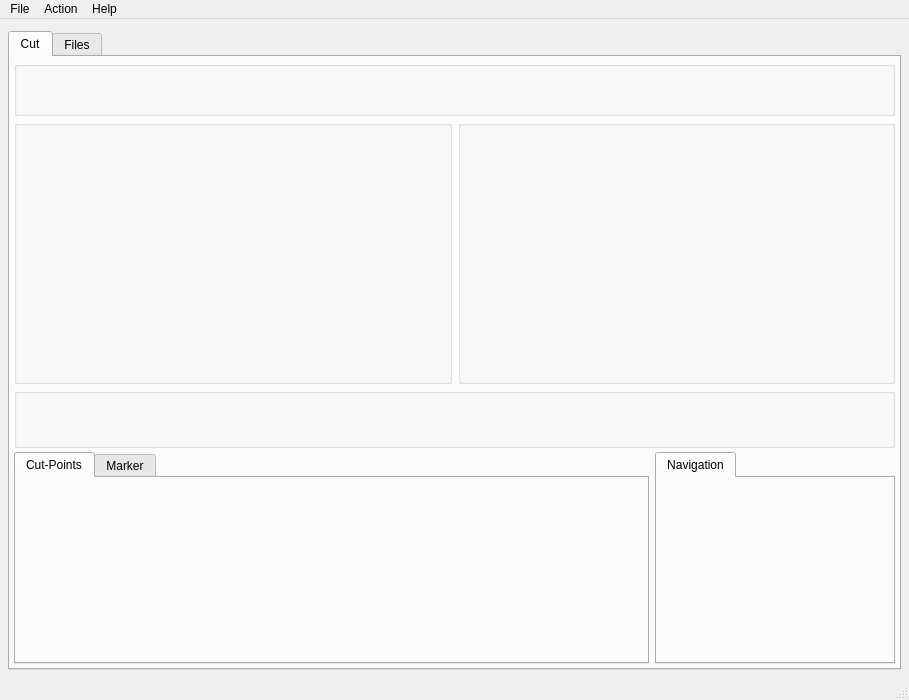
<?xml version="1.0" encoding="UTF-8"?>
<ui version="4.0">
 <class>TTCutMainWindowForm</class>
 <widget class="QMainWindow" name="TTCutMainWindowForm">
  <property name="geometry">
   <rect>
    <x>0</x>
    <y>0</y>
    <width>909</width>
    <height>700</height>
   </rect>
  </property>
  <property name="minimumSize">
   <size>
    <width>900</width>
    <height>700</height>
   </size>
  </property>
  <property name="windowTitle">
   <string>MainWindow</string>
  </property>
  <widget class="QWidget" name="centralwidget">
   <layout class="QGridLayout" name="gridLayout">
    <property name="leftMargin">
     <number>8</number>
    </property>
    <property name="topMargin">
     <number>12</number>
    </property>
    <property name="rightMargin">
     <number>8</number>
    </property>
    <property name="bottomMargin">
     <number>8</number>
    </property>
    <property name="horizontalSpacing">
     <number>4</number>
    </property>
    <property name="verticalSpacing">
     <number>6</number>
    </property>
    <item row="0" column="0">
     <widget class="QTabWidget" name="tabFileView">
      <property name="sizePolicy">
       <sizepolicy hsizetype="Expanding" vsizetype="Expanding">
        <horstretch>1</horstretch>
        <verstretch>1</verstretch>
       </sizepolicy>
      </property>
      <property name="currentIndex">
       <number>0</number>
      </property>
      <widget class="QWidget" name="tab">
       <attribute name="title">
        <string>Cut</string>
       </attribute>
       <layout class="QGridLayout" name="gridLayout_2">
        <property name="margin">
         <number>4</number>
        </property>
        <property name="spacing">
         <number>4</number>
        </property>
        <item row="0" column="0">
         <widget class="TTCutVideoInfo" name="videoFileInfo">
          <property name="sizePolicy">
           <sizepolicy hsizetype="Expanding" vsizetype="Fixed">
            <horstretch>1</horstretch>
            <verstretch>1</verstretch>
           </sizepolicy>
          </property>
          <property name="minimumSize">
           <size>
            <width>0</width>
            <height>55</height>
           </size>
          </property>
          <property name="maximumSize">
           <size>
            <width>16777215</width>
            <height>55</height>
           </size>
          </property>
          <property name="sizeIncrement">
           <size>
            <width>1</width>
            <height>1</height>
           </size>
          </property>
          <property name="title">
           <string/>
          </property>
         </widget>
        </item>
        <item row="1" column="0">
         <layout class="QHBoxLayout" name="horizontalLayout">
          <property name="spacing">
           <number>6</number>
          </property>
          <property name="sizeConstraint">
           <enum>QLayout::SetDefaultConstraint</enum>
          </property>
          <item>
           <widget class="TTCutOutFrame" name="cutOutFrame">
            <property name="sizePolicy">
             <sizepolicy hsizetype="Preferred" vsizetype="Preferred">
              <horstretch>4</horstretch>
              <verstretch>8</verstretch>
             </sizepolicy>
            </property>
            <property name="minimumSize">
             <size>
              <width>400</width>
              <height>264</height>
             </size>
            </property>
            <property name="sizeIncrement">
             <size>
              <width>1</width>
              <height>4</height>
             </size>
            </property>
            <property name="baseSize">
             <size>
              <width>1</width>
              <height>260</height>
             </size>
            </property>
            <property name="title">
             <string/>
            </property>
           </widget>
          </item>
          <item>
           <widget class="TTCurrentFrame" name="currentFrame">
            <property name="sizePolicy">
             <sizepolicy hsizetype="Preferred" vsizetype="Preferred">
              <horstretch>4</horstretch>
              <verstretch>8</verstretch>
             </sizepolicy>
            </property>
            <property name="minimumSize">
             <size>
              <width>400</width>
              <height>264</height>
             </size>
            </property>
            <property name="sizeIncrement">
             <size>
              <width>1</width>
              <height>4</height>
             </size>
            </property>
            <property name="baseSize">
             <size>
              <width>1</width>
              <height>260</height>
             </size>
            </property>
            <property name="title">
             <string/>
            </property>
           </widget>
          </item>
         </layout>
        </item>
        <item row="2" column="0">
         <widget class="TTStreamNavigator" name="streamNavigator">
          <property name="sizePolicy">
           <sizepolicy hsizetype="Preferred" vsizetype="Fixed">
            <horstretch>0</horstretch>
            <verstretch>0</verstretch>
           </sizepolicy>
          </property>
          <property name="minimumSize">
           <size>
            <width>0</width>
            <height>60</height>
           </size>
          </property>
          <property name="maximumSize">
           <size>
            <width>16777215</width>
            <height>60</height>
           </size>
          </property>
          <property name="title">
           <string/>
          </property>
         </widget>
        </item>
        <item row="3" column="0">
         <layout class="QHBoxLayout" name="horizontalLayout_2">
          <property name="spacing">
           <number>6</number>
          </property>
          <property name="sizeConstraint">
           <enum>QLayout::SetMinimumSize</enum>
          </property>
          <item>
           <widget class="QTabWidget" name="cutListTab">
            <property name="sizePolicy">
             <sizepolicy hsizetype="Preferred" vsizetype="Minimum">
              <horstretch>4</horstretch>
              <verstretch>1</verstretch>
             </sizepolicy>
            </property>
            <property name="minimumSize">
             <size>
              <width>600</width>
              <height>180</height>
             </size>
            </property>
            <property name="maximumSize">
             <size>
              <width>16777215</width>
              <height>220</height>
             </size>
            </property>
            <property name="sizeIncrement">
             <size>
              <width>0</width>
              <height>1</height>
             </size>
            </property>
            <property name="baseSize">
             <size>
              <width>0</width>
              <height>190</height>
             </size>
            </property>
            <property name="currentIndex">
             <number>0</number>
            </property>
            <widget class="QWidget" name="tab_4">
             <attribute name="title">
              <string>Cut-Points</string>
             </attribute>
             <layout class="QGridLayout" name="gridLayout_3">
              <property name="margin">
               <number>0</number>
              </property>
              <property name="spacing">
               <number>0</number>
              </property>
              <item row="0" column="0">
               <widget class="TTCutTreeView" name="cutList" native="true">
                <property name="sizePolicy">
                 <sizepolicy hsizetype="Minimum" vsizetype="Minimum">
                  <horstretch>4</horstretch>
                  <verstretch>1</verstretch>
                 </sizepolicy>
                </property>
               </widget>
              </item>
             </layout>
            </widget>
            <widget class="QWidget" name="tab_3">
             <attribute name="title">
              <string>Marker</string>
             </attribute>
             <layout class="QGridLayout" name="gridLayout_8">
              <property name="margin">
               <number>0</number>
              </property>
              <property name="spacing">
               <number>0</number>
              </property>
              <item row="0" column="0">
               <widget class="TTMarkerTreeView" name="markerList" native="true"/>
              </item>
             </layout>
            </widget>
           </widget>
          </item>
          <item>
           <widget class="QTabWidget" name="tabWidget">
            <property name="sizePolicy">
             <sizepolicy hsizetype="Preferred" vsizetype="Minimum">
              <horstretch>1</horstretch>
              <verstretch>1</verstretch>
             </sizepolicy>
            </property>
            <property name="minimumSize">
             <size>
              <width>240</width>
              <height>180</height>
             </size>
            </property>
            <property name="maximumSize">
             <size>
              <width>240</width>
              <height>220</height>
             </size>
            </property>
            <property name="baseSize">
             <size>
              <width>0</width>
              <height>190</height>
             </size>
            </property>
            <property name="tabPosition">
             <enum>QTabWidget::North</enum>
            </property>
            <property name="currentIndex">
             <number>0</number>
            </property>
            <widget class="QWidget" name="tab_5">
             <attribute name="title">
              <string>Navigation</string>
             </attribute>
             <layout class="QGridLayout" name="gridLayout_4">
              <property name="margin">
               <number>0</number>
              </property>
              <property name="spacing">
               <number>0</number>
              </property>
              <item row="0" column="0">
               <widget class="TTCutFrameNavigation" name="navigation" native="true">
                <property name="sizePolicy">
                 <sizepolicy hsizetype="Minimum" vsizetype="Minimum">
                  <horstretch>1</horstretch>
                  <verstretch>1</verstretch>
                 </sizepolicy>
                </property>
                <property name="minimumSize">
                 <size>
                  <width>0</width>
                  <height>0</height>
                 </size>
                </property>
               </widget>
              </item>
             </layout>
            </widget>
           </widget>
          </item>
         </layout>
        </item>
       </layout>
      </widget>
      <widget class="QWidget" name="tab_2">
       <attribute name="title">
        <string>Files</string>
       </attribute>
       <layout class="QGridLayout" name="gridLayout_5">
        <property name="horizontalSpacing">
         <number>2</number>
        </property>
        <property name="verticalSpacing">
         <number>40</number>
        </property>
        <property name="margin">
         <number>4</number>
        </property>
        <item row="0" column="0">
         <widget class="QGroupBox" name="videoList">
          <property name="sizePolicy">
           <sizepolicy hsizetype="Preferred" vsizetype="Preferred">
            <horstretch>0</horstretch>
            <verstretch>4</verstretch>
           </sizepolicy>
          </property>
          <property name="title">
           <string>Video Files</string>
          </property>
          <layout class="QGridLayout" name="gridLayout_7">
           <property name="margin">
            <number>4</number>
           </property>
           <property name="spacing">
            <number>0</number>
           </property>
           <item row="0" column="0">
            <widget class="TTVideoTreeView" name="videoFileList" native="true"/>
           </item>
          </layout>
         </widget>
        </item>
        <item row="1" column="0">
         <widget class="QGroupBox" name="audioFileInfo">
          <property name="sizePolicy">
           <sizepolicy hsizetype="Preferred" vsizetype="Preferred">
            <horstretch>0</horstretch>
            <verstretch>6</verstretch>
           </sizepolicy>
          </property>
          <property name="title">
           <string>Audio Files</string>
          </property>
          <layout class="QGridLayout" name="gridLayout_6">
           <property name="margin">
            <number>4</number>
           </property>
           <property name="spacing">
            <number>0</number>
           </property>
           <item row="0" column="0">
            <widget class="TTAudioTreeView" name="audioFileList" native="true"/>
           </item>
          </layout>
         </widget>
        </item>
        <item row="2" column="0">
         <widget class="QGroupBox" name="subtitleFileInfo">
          <property name="sizePolicy">
           <sizepolicy hsizetype="Preferred" vsizetype="Preferred">
            <horstretch>0</horstretch>
            <verstretch>4</verstretch>
           </sizepolicy>
          </property>
          <property name="title">
           <string>Subtitle Files</string>
          </property>
          <layout class="QGridLayout" name="gridLayout_9">
           <property name="margin">
            <number>4</number>
           </property>
           <property name="spacing">
            <number>0</number>
           </property>
           <item row="0" column="0">
            <widget class="TTSubtitleTreeView" name="subtitleFileList" native="true"/>
           </item>
          </layout>
         </widget>
        </item>
       </layout>
      </widget>
     </widget>
    </item>
   </layout>
  </widget>
  <widget class="QMenuBar" name="menubar">
   <property name="geometry">
    <rect>
     <x>0</x>
     <y>0</y>
     <width>909</width>
     <height>22</height>
    </rect>
   </property>
   <widget class="QMenu" name="menuHelp">
    <property name="title">
     <string>Help</string>
    </property>
    <addaction name="actionAbout"/>
   </widget>
   <widget class="QMenu" name="menuAction">
    <property name="title">
     <string>Action</string>
    </property>
    <addaction name="separator"/>
    <addaction name="actionSaveCurrentFrame"/>
    <addaction name="separator"/>
    <addaction name="actionSettings"/>
   </widget>
   <widget class="QMenu" name="menuFile">
    <property name="title">
     <string>File</string>
    </property>
    <property name="icon">
     <iconset>
      <normaloff>../../ttcut_mac/ui</normaloff>../../ttcut_mac/ui</iconset>
    </property>
    <widget class="QMenu" name="menuRecentProjects">
     <property name="title">
      <string>Recent Projects</string>
     </property>
    </widget>
    <addaction name="actionOpenVideo"/>
    <addaction name="actionOpenAudio"/>
    <addaction name="actionOpenSubtitle"/>
    <addaction name="separator"/>
    <addaction name="actionFileNew"/>
    <addaction name="actionFileOpen"/>
    <addaction name="actionFileSave"/>
    <addaction name="actionFileSaveAs"/>
    <addaction name="separator"/>
    <addaction name="menuRecentProjects"/>
    <addaction name="separator"/>
    <addaction name="actionExit"/>
   </widget>
   <addaction name="menuFile"/>
   <addaction name="menuAction"/>
   <addaction name="menuHelp"/>
  </widget>
  <widget class="QStatusBar" name="statusbar"/>
  <action name="actionFileNew">
   <property name="icon">
    <iconset resource="../../ttcut_mac/ui/mainwindow.qrc">
     <normaloff>:/pixmaps/pixmaps/filenew_16.xpm</normaloff>:/pixmaps/pixmaps/filenew_16.xpm</iconset>
   </property>
   <property name="text">
    <string>New Project</string>
   </property>
   <property name="iconText">
    <string>New Project</string>
   </property>
   <property name="toolTip">
    <string>New Project</string>
   </property>
   <property name="shortcut">
    <string/>
   </property>
  </action>
  <action name="actionFileOpen">
   <property name="icon">
    <iconset resource="../../ttcut_mac/ui/mainwindow.qrc">
     <normaloff>:/pixmaps/pixmaps/fileopen_16.xpm</normaloff>:/pixmaps/pixmaps/fileopen_16.xpm</iconset>
   </property>
   <property name="text">
    <string>Open Project...</string>
   </property>
   <property name="iconText">
    <string>Open Project</string>
   </property>
   <property name="toolTip">
    <string>Open Project file</string>
   </property>
  </action>
  <action name="actionFileSave">
   <property name="icon">
    <iconset resource="../../ttcut_mac/ui/mainwindow.qrc">
     <normaloff>:/pixmaps/pixmaps/filesave_16.xpm</normaloff>:/pixmaps/pixmaps/filesave_16.xpm</iconset>
   </property>
   <property name="text">
    <string>Save Project</string>
   </property>
   <property name="iconText">
    <string>Save Project</string>
   </property>
   <property name="toolTip">
    <string>Save Project file</string>
   </property>
  </action>
  <action name="actionFileSaveAs">
   <property name="icon">
    <iconset resource="../../ttcut_mac/ui/mainwindow.qrc">
     <normaloff>:/pixmaps/pixmaps/filesaveas_16.xpm</normaloff>:/pixmaps/pixmaps/filesaveas_16.xpm</iconset>
   </property>
   <property name="text">
    <string>Save Project as...</string>
   </property>
   <property name="iconText">
    <string>Save Project as</string>
   </property>
   <property name="toolTip">
    <string>Save Project under new file name</string>
   </property>
  </action>
  <action name="actionExit">
   <property name="icon">
    <iconset resource="../../ttcut_mac/ui/mainwindow.qrc">
     <normaloff>:/pixmaps/pixmaps/exit_16.xpm</normaloff>:/pixmaps/pixmaps/exit_16.xpm</iconset>
   </property>
   <property name="text">
    <string>Exit</string>
   </property>
  </action>
  <action name="actionSaveCurrentFrame">
   <property name="icon">
    <iconset resource="../../ttcut_mac/ui/mainwindow.qrc">
     <normaloff>:/pixmaps/pixmaps/saveimage_16.xpm</normaloff>:/pixmaps/pixmaps/saveimage_16.xpm</iconset>
   </property>
   <property name="text">
    <string>Save current frame...</string>
   </property>
  </action>
  <action name="actionSettings">
   <property name="icon">
    <iconset resource="../../ttcut_mac/ui/mainwindow.qrc">
     <normaloff>:/pixmaps/pixmaps/settings_16.xpm</normaloff>:/pixmaps/pixmaps/settings_16.xpm</iconset>
   </property>
   <property name="text">
    <string>Settings...</string>
   </property>
   <property name="shortcut">
    <string/>
   </property>
  </action>
  <action name="actionAbout">
   <property name="text">
    <string>About</string>
   </property>
  </action>
  <action name="actionOpenVideo">
   <property name="icon">
    <iconset resource="../../ttcut_mac/ui/mainwindow.qrc">
     <normaloff>:/pixmaps/pixmaps/fileopen_16.xpm</normaloff>:/pixmaps/pixmaps/fileopen_16.xpm</iconset>
   </property>
   <property name="text">
    <string>Open Video...</string>
   </property>
   <property name="iconText">
    <string>Open Video...</string>
   </property>
   <property name="toolTip">
    <string>Open Video...</string>
   </property>
  </action>
  <action name="actionOpenAudio">
   <property name="icon">
    <iconset resource="../../ttcut_mac/ui/mainwindow.qrc">
     <normaloff>:/pixmaps/pixmaps/fileopen_16.xpm</normaloff>:/pixmaps/pixmaps/fileopen_16.xpm</iconset>
   </property>
   <property name="text">
    <string>Open Audio...</string>
   </property>
   <property name="iconText">
    <string>Open Audio...</string>
   </property>
   <property name="toolTip">
    <string>Open Audio...</string>
   </property>
  </action>
  <action name="actionOpenSubtitle">
   <property name="icon">
    <iconset resource="../../ttcut_mac/ui/mainwindow.qrc">
     <normaloff>:/pixmaps/pixmaps/fileopen_16.xpm</normaloff>:/pixmaps/pixmaps/fileopen_16.xpm</iconset>
   </property>
   <property name="text">
    <string>Open Subtitle...</string>
   </property>
   <property name="iconText">
    <string>Open Subtitle...</string>
   </property>
   <property name="toolTip">
    <string>Open Subtitle...</string>
   </property>
  </action>
 </widget>
 <customwidgets>
  <customwidget>
   <class>TTStreamNavigator</class>
   <extends>QGroupBox</extends>
   <header>../gui/ttstreamnavigator.h</header>
   <container>1</container>
  </customwidget>
  <customwidget>
   <class>TTCurrentFrame</class>
   <extends>QGroupBox</extends>
   <header>../gui/ttcurrentframe.h</header>
   <container>1</container>
  </customwidget>
  <customwidget>
   <class>TTCutVideoInfo</class>
   <extends>QGroupBox</extends>
   <header>../gui/ttcutvideoinfo.h</header>
   <container>1</container>
  </customwidget>
  <customwidget>
   <class>TTCutOutFrame</class>
   <extends>QGroupBox</extends>
   <header>../gui/ttcutoutframe.h</header>
   <container>1</container>
  </customwidget>
  <customwidget>
   <class>TTCutTreeView</class>
   <extends>QWidget</extends>
   <header>../gui/ttcuttreeview.h</header>
   <container>1</container>
  </customwidget>
  <customwidget>
   <class>TTCutFrameNavigation</class>
   <extends>QWidget</extends>
   <header>../gui/ttcutframenavigation.h</header>
   <container>1</container>
  </customwidget>
  <customwidget>
   <class>TTAudioTreeView</class>
   <extends>QWidget</extends>
   <header>../gui/ttaudiotreeview.h</header>
   <container>1</container>
  </customwidget>
  <customwidget>
   <class>TTVideoTreeView</class>
   <extends>QWidget</extends>
   <header>../gui/ttvideotreeview.h</header>
   <container>1</container>
  </customwidget>
  <customwidget>
   <class>TTMarkerTreeView</class>
   <extends>QWidget</extends>
   <header>../gui/ttmarkertreeview.h</header>
   <container>1</container>
  </customwidget>
  <customwidget>
   <class>TTSubtitleTreeView</class>
   <extends>QWidget</extends>
   <header>../gui/ttsubtitletreeview.h</header>
   <container>1</container>
  </customwidget>
 </customwidgets>
 <resources>
  <include location="../../ttcut_mac/ui/mainwindow.qrc"/>
 </resources>
 <connections/>
</ui>
